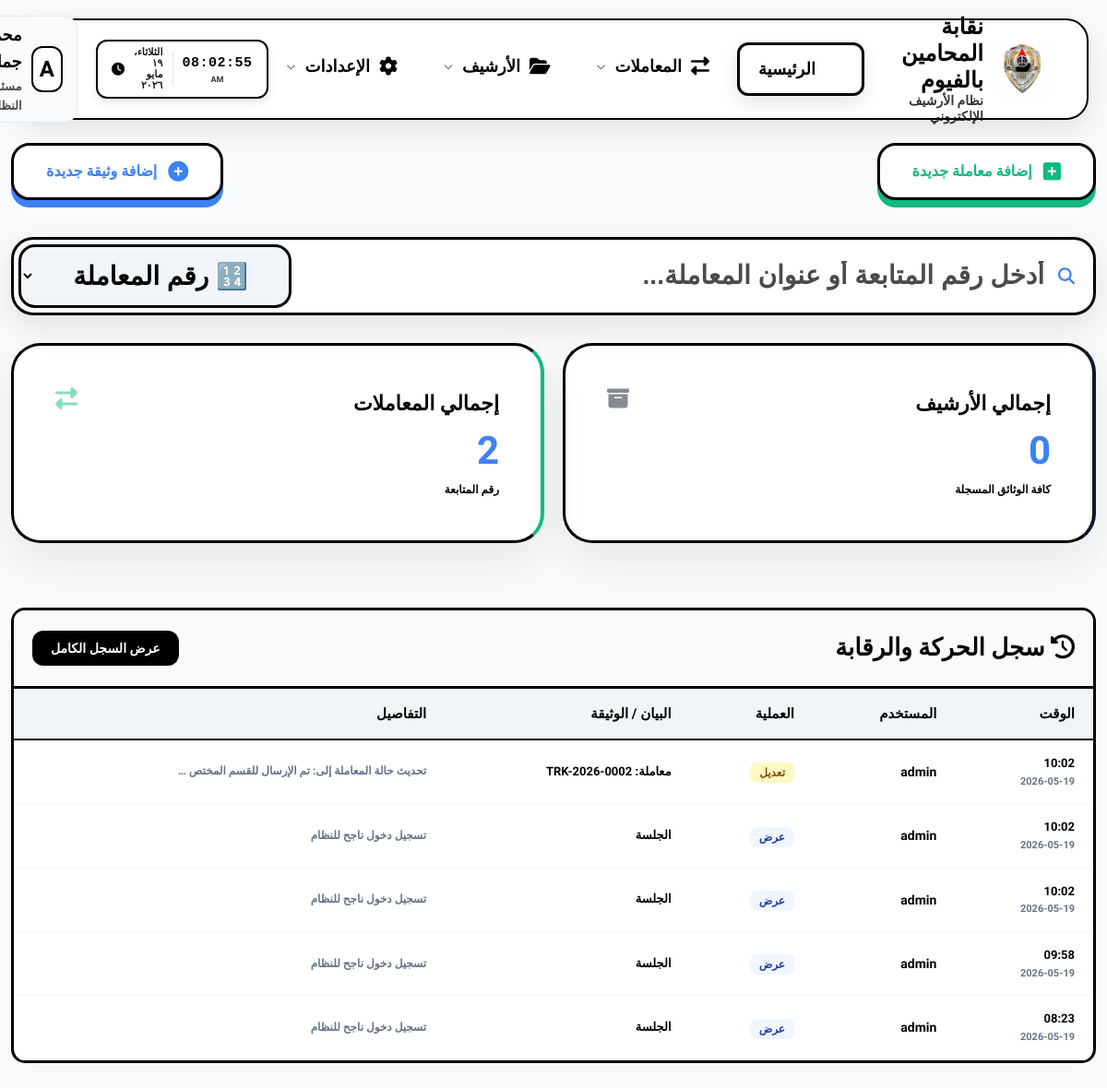
The page /dashboard/ (signed in) on the database its author committed.
### eams/models.py (models this page shows, shortened)
class Profile(models.Model):
    ROLE_CHOICES = (
        ('admin', 'مدير نظام'),
        ('employee', 'موظف'),
        ('viewer', 'مشاهد'),
    )
    user = models.OneToOneField(User, on_delete=models.CASCADE, related_name='profile')
    full_name = models.CharField(max_length=255, blank=True, null=True, verbose_name="الاسم بالكامل")
    job_title = models.CharField(max_length=255, blank=True, null=True, verbose_name="الوظيفة")
    department = models.CharField(max_length=255, blank=True, null=True, verbose_name="القسم")
    raw_password = models.CharField(max_length=255, blank=True, null=True, verbose_name="كلمة المرور الحالية (للمدير)")
    access_incoming = models.BooleanField(default=True, verbose_name="الأرشيف الوارد")
    access_outgoing = models.BooleanField(default=True, verbose_name="الأرشيف الصادر")
    access_internal = models.BooleanField(default=True, verbose_name="البريد الداخلي")
    access_reports = models.BooleanField(default=False, verbose_name="التقارير الإحصائية")
    access_categories = models.BooleanField(default=False, verbose_name="إدارة الأقسام")
    access_audit = models.BooleanField(default=False, verbose_name="سجل التحركات")
    access_users = models.BooleanField(default=False, verbose_name="إدارة المستخدمين")

class AuditLog(models.Model):
    ACTION_CHOICES = (
        ('upload', 'رفع'),
        ('edit', 'تعديل'),
        ('delete', 'حذف'),
        ('view', 'عرض'),
    )
    user = models.ForeignKey(User, on_delete=models.SET_NULL, null=True, verbose_name="المستخدم")
    action = models.CharField(max_length=20, choices=ACTION_CHOICES, verbose_name="العملية")
    document_title = models.CharField(max_length=255, verbose_name="عنوان الوثيقة")
    timestamp = models.DateTimeField(auto_now_add=True, verbose_name="الوقت")
    details = models.TextField(blank=True, null=True, verbose_name="التفاصيل")

### eams/views.py (the view)
# urls.py: path('', RedirectView.as_view(url='dashboard/', permanent=True)),
@login_required
def dashboard(request):
    total_docs = Document.objects.count()
    incoming_count = Document.objects.filter(doc_type='incoming').count()
    outgoing_count = Document.objects.filter(doc_type='outgoing').count()
    internal_count = Document.objects.filter(doc_type='internal').count()
    recent_docs = Document.objects.order_by('-uploaded_at')[:5]
    categories = Category.objects.annotate(doc_count=Count('documents')).order_by('-doc_count')[:5]
    activities = AuditLog.objects.order_by('-timestamp')[:5]
    context = {
        'total_docs': total_docs,
        'total_transactions': Transaction.objects.count(),
        'recent_docs': recent_docs,
        'categories': categories,
        'activities': activities,
    }
    return render(request, 'eams/dashboard.html', context)

### templates/eams/dashboard.html (shortened to what this page needs)
{% extends 'base.html' %}
{% block content %}
<div class="fade-in">
    <div class="dashboard-header" style="display: flex; justify-content: space-between; align-items: center; margin-bottom: 40px; flex-wrap: wrap; gap: 20px;">
        <a href="{% url 'transaction_create' %}" class="quick-action-btn btn-transaction-pro">
            <i class="fas fa-plus-square"></i> إضافة معاملة جديدة
        </a>
        <a href="{% url 'document_create' %}" class="quick-action-btn btn-document-pro">
            <i class="fas fa-plus-circle"></i> إضافة وثيقة جديدة
        </a>
    </div>
    <div style="margin-bottom: 30px; position: relative;" id="live-search-wrapper">
        <div class="search-box-container" style="display: flex; align-items: center; gap: 0; background: #fff; border: 3px solid #000000; border-radius: 24px; padding: 5px; box-shadow: 0 12px 35px rgba(0,0,0,0.1); transition: all 0.3s;" id="search-box-container">
            <div style="flex: 1; display: flex; align-items: center; gap: 15px; padding: 0 15px;">
                <i class="fas fa-search" style="color: var(--accent-color); font-size: 18px;"></i>
                <input type="text" id="live-search-input"
                    placeholder="أدخل رقم المتابعة أو عنوان المعاملة..."
                    style="border: none; outline: none; flex-grow: 1; font-size: 28px; background: transparent; color: #000000 !important; font-weight: 900;"
                    autocomplete="off">
            </div>
            <select id="search-type-select" style="background: #f1f5f9 !important; border: 3px solid #000 !important; border-radius: 18px; padding: 15px 40px; font-weight: 900; font-size: 28px; color: #000 !important; cursor: pointer; outline: none; margin-right: 10px; height: auto;">
                <option value="transaction" style="background: #fff; color: #000;" selected>🔢 رقم المعاملة</option>
            </select>
        </div>
    </div>
    {% if request.user.profile.access_users %}
    <div class="stats-grid"
         hx-get="{% url 'dashboard_stats_partial' %}"
         hx-trigger="every 10s"
         hx-swap="innerHTML"
         style="display: grid; grid-template-columns: repeat(auto-fit, minmax(200px, 1fr)); gap: 20px; margin-bottom: 30px;">
        {% include 'eams/partials/stats.html' %}
    </div>
    <div class="data-container table-responsive" style="margin-top: 30px; border: 3px solid #000; padding: 0;">
        <div style="background: #f8fafc; padding: 20px; border-bottom: 3px solid #000; display: flex; justify-content: space-between; align-items: center;">
            <h2 style="font-weight: 900; margin: 0; font-size: 24px;"><i class="fas fa-history"></i> سجل الحركة والرقابة</h2>
            <a href="{% url 'audit_log' %}" style="text-decoration: none; background: #000; color: #fff; padding: 8px 20px; border-radius: 12px; font-weight: 800; font-size: 14px;">عرض السجل الكامل</a>
        </div>
        <table style="width: 100%; border-collapse: collapse; min-width: 800px;">
            <thead style="background: #f1f5f9; border-bottom: 2px solid #000;">
                <tr>
                    <th style="padding: 15px 20px; text-align: right; font-weight: 900;">الوقت</th>
                    <th style="padding: 15px 20px; text-align: right; font-weight: 900;">المستخدم</th>
                    <th style="padding: 15px 20px; text-align: right; font-weight: 900;">العملية</th>
                    <th style="padding: 15px 20px; text-align: right; font-weight: 900;">البيان / الوثيقة</th>
                    <th style="padding: 15px 20px; text-align: right; font-weight: 900;">التفاصيل</th>
                </tr>
            </thead>
            <tbody hx-get="{% url 'dashboard_activities_partial' %}" hx-trigger="every 10s" hx-swap="innerHTML">
                {% include 'eams/partials/activities.html' %}
            </tbody>
        </table>
    </div>
    {% endif %}
</div>
{% endblock %}

### templates/base.html (shortened to what this page needs)
{% load static %}
<!DOCTYPE html>
<html lang="ar" dir="rtl">
<head>
    <link rel="stylesheet" href="https://cdnjs.cloudflare.com/ajax/libs/font-awesome/6.4.0/css/all.min.css">
    <link rel="stylesheet" href="https://unpkg.com/nprogress@0.2.0/nprogress.css">
    <link rel="stylesheet" href="{% static 'css/style.css' %}?v=11">
</head>
<body class="js-loading">
    <div class="topnav-container">
        <nav class="topnav">
            <a href="{% url 'dashboard' %}" class="topnav-brand" style="text-decoration: none;">
                <div class="logo-container">
                    <img src="{% static 'Gemini_Generated_Image_ekeq1aekeq1aekeq.png' %}" alt="Logo" class="main-logo">
                </div>
                <div class="brand-text">
                    <span class="main-title">نقابة المحامين بالفيوم</span>
                    <span class="sub-title">نظام الأرشيف الإلكتروني</span>
                </div>
            </a>
            <ul class="topnav-links">
                <li>
                    <a href="{% url 'dashboard' %}"
                        class="nav-link {% if request.resolver_match.url_name == 'dashboard' %}active{% endif %}">
                        <i class="fas fa-th-large"></i>
                        <span>الرئيسية</span>
                    </a>
                </li>
                <li class="has-dropdown">
                    <a href="#"
                        class="nav-link {% if 'transaction' in request.resolver_match.url_name %}active{% endif %}">
                        <i class="fas fa-exchange-alt"></i>
                        <span>المعاملات</span>
                        <i class="fas fa-chevron-down" style="font-size: 10px; opacity: 0.5;"></i>
                    </a>
                </li>
                <li class="has-dropdown">
                    <a href="#"
                        class="nav-link {% if request.resolver_match.url_name == 'document_list' %}active{% endif %}">
                        <i class="fas fa-folder-open"></i>
                        <span>الأرشيف</span>
                        <i class="fas fa-chevron-down" style="font-size: 10px; opacity: 0.5;"></i>
                    </a>
                </li>
                <li class="has-dropdown">
                    <a href="#" class="nav-link">
                        <i class="fas fa-cog"></i>
                        <span>الإعدادات</span>
                        <i class="fas fa-chevron-down" style="font-size: 10px; opacity: 0.5;"></i>
                    </a>
                </li>
            </ul>
            <div class="topnav-right" style="display: flex; align-items: center; gap: 20px;">
                <div class="live-clock-container"
                    style="background: #ffffff; color: #000000; padding: 6px 15px; border-radius: 12px; display: flex; align-items: center; gap: 10px; box-shadow: 0 4px 10px rgba(0,0,0,0.1); border: 2px solid #000000;">
                    <div style="text-align: center; border-left: 1px solid rgba(0,0,0,0.1); padding-left: 10px;">
                        <div id="live-time"
                            style="font-size: 15px; font-weight: 900; letter-spacing: 0.5px; color: #000000;">00:00:00
                        </div>
                        <div id="live-period"
                            style="font-size: 9px; font-weight: 800; opacity: 0.8; margin-top: -2px; color: #000000;">AM
                        </div>
                    </div>
                    <div id="live-date"
                        style="font-size: 11px; font-weight: 800; opacity: 0.9; text-align: right; line-height: 1.1; color: #000000;">
                        --/--/----</div>
                    <i class="fas fa-clock" style="font-size: 14px; color: #000000; animation: pulse 2s infinite;"></i>
                </div>
                <div class="user-profile has-dropdown">
                    <div class="user-avatar">{{ request.user.username|first|upper }}</div>
                    <div class="user-meta">
                        <span class="user-name">{{ request.user.profile.full_name|default:request.user.username }}</span>
                        <span class="user-role">{{ request.user.profile.job_title|default:'موظف النظام' }}</span>
                    </div>
                </div>
            </div>
        </nav>
    </div>
    <div class="main-content" id="main-content">
        {% block content %}{% endblock %}
    </div>
</body>
</html>

### templates/eams/partials/activities.html
{% for log in activities %}
<tr style="border-bottom: 1px solid #f1f5f9;">
    <td style="padding: 15px 20px;">
        <div style="font-weight: 900; color: #000; font-size: 13px;">{{ log.timestamp|date:"H:i" }}</div>
        <div style="font-size: 11px; color: #64748b; font-weight: 700;">{{ log.timestamp|date:"Y-m-d" }}</div>
    </td>
    <td style="padding: 15px 20px; font-weight: 800; font-size: 14px; color: #000;">{{ log.user.username }}</td>
    <td style="padding: 15px 20px;">
        {% if log.action == 'upload' %}
        <span style="background: #dcfce7; color: #166534; padding: 4px 10px; border-radius: 8px; font-size: 12px; font-weight: 900;">{{ log.get_action_display }}</span>
        {% elif log.action == 'delete' %}
        <span style="background: #fee2e2; color: #991b1b; padding: 4px 10px; border-radius: 8px; font-size: 12px; font-weight: 900;">{{ log.get_action_display }}</span>
        {% elif log.action == 'edit' %}
        <span style="background: #fef9c3; color: #854d0e; padding: 4px 10px; border-radius: 8px; font-size: 12px; font-weight: 900;">{{ log.get_action_display }}</span>
        {% else %}
        <span style="background: #eff6ff; color: #1e40af; padding: 4px 10px; border-radius: 8px; font-size: 12px; font-weight: 900;">{{ log.get_action_display }}</span>
        {% endif %}
    </td>
    <td style="padding: 15px 20px; font-weight: 700; font-size: 13px;">{{ log.document_title|default:"---" }}</td>
    <td style="padding: 15px 20px; font-size: 12px; color: #64748b; font-weight: 700;">{{ log.details|truncatechars:50 }}</td>
</tr>
{% empty %}
<tr>
    <td colspan="5" style="text-align: center; padding: 30px; color: #64748b; font-weight: 800;">لا يوجد نشاط مسجل</td>
</tr>
{% endfor %}

### templates/base.html (style rules this page uses)
body { font-family: 'Tajawal', sans-serif; }

### templates/eams/dashboard.html (style rules this page uses)
.quick-action-btn { padding: 15px 35px; border-radius: 20px; font-weight: 900; font-size: 16px; display: inline-flex; align-items: center; gap: 12px; transition: all 0.3s cubic-bezier(0.4, 0, 0.2, 1); text-decoration: none; border: 3px solid #000; background: #fff; position: relative; z-index: 1; }
.quick-action-btn i { font-size: 22px; }
.btn-transaction-pro { color: #10b981 !important; box-shadow: 0 8px 0 #10b981; }
.btn-document-pro { color: #3b82f6 !important; box-shadow: 0 8px 0 #3b82f6; }

### rows shown on the page
AuditLog: timestamp "10:02", timestamp "2026-05-19", user.username "admin", action "تعديل", document_title "معاملة: TRK-2026-0002", details "تحديث حالة المعاملة إلى: تم الإرسال للقسم المختص …"
AuditLog: timestamp "10:02", timestamp "2026-05-19", user.username "admin", action "عرض", document_title "الجلسة", details "تسجيل دخول ناجح للنظام"
AuditLog: timestamp "10:02", timestamp "2026-05-19", user.username "admin", action "عرض", document_title "الجلسة", details "تسجيل دخول ناجح للنظام"
AuditLog: timestamp "09:58", timestamp "2026-05-19", user.username "admin", action "عرض", document_title "الجلسة", details "تسجيل دخول ناجح للنظام"
AuditLog: timestamp "08:23", timestamp "2026-05-19", user.username "admin", action "عرض", document_title "الجلسة", details "تسجيل دخول ناجح للنظام"

### other values the page prints
{{ request.user.username|first|upper }} "A"
{{ total_docs }} "0"
{{ total_transactions }} "2"
